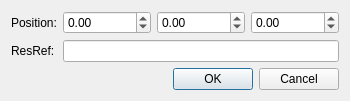
<?xml version="1.0" encoding="UTF-8"?>
<ui version="4.0">
 <class>Dialog</class>
 <widget class="QDialog" name="Dialog">
  <property name="geometry">
   <rect>
    <x>0</x>
    <y>0</y>
    <width>330</width>
    <height>97</height>
   </rect>
  </property>
  <property name="sizePolicy">
   <sizepolicy hsizetype="Fixed" vsizetype="Fixed">
    <horstretch>0</horstretch>
    <verstretch>0</verstretch>
   </sizepolicy>
  </property>
  <property name="windowTitle">
   <string>Edit Trigger</string>
  </property>
  <layout class="QVBoxLayout" name="verticalLayout">
   <item>
    <layout class="QFormLayout" name="formLayout">
     <item row="0" column="0">
      <widget class="QLabel" name="label">
       <property name="text">
        <string>Position:</string>
       </property>
      </widget>
     </item>
     <item row="0" column="1">
      <layout class="QHBoxLayout" name="horizontalLayout">
       <item>
        <widget class="QDoubleSpinBox" name="xPosSpin">
         <property name="minimum">
          <double>-1000000.000000000000000</double>
         </property>
         <property name="maximum">
          <double>1000000.000000000000000</double>
         </property>
        </widget>
       </item>
       <item>
        <widget class="QDoubleSpinBox" name="yPosSpin">
         <property name="minimum">
          <double>-1000000.000000000000000</double>
         </property>
         <property name="maximum">
          <double>1000000.000000000000000</double>
         </property>
        </widget>
       </item>
       <item>
        <widget class="QDoubleSpinBox" name="zPosSpin">
         <property name="minimum">
          <double>-1000000.000000000000000</double>
         </property>
         <property name="maximum">
          <double>1000000.000000000000000</double>
         </property>
        </widget>
       </item>
      </layout>
     </item>
     <item row="1" column="0">
      <widget class="QLabel" name="label_2">
       <property name="text">
        <string>ResRef:</string>
       </property>
      </widget>
     </item>
     <item row="1" column="1">
      <widget class="QLineEdit" name="resrefEdit">
       <property name="maxLength">
        <number>16</number>
       </property>
      </widget>
     </item>
    </layout>
   </item>
   <item>
    <widget class="QDialogButtonBox" name="buttonBox">
     <property name="orientation">
      <enum>Qt::Horizontal</enum>
     </property>
     <property name="standardButtons">
      <set>QDialogButtonBox::Cancel|QDialogButtonBox::Ok</set>
     </property>
    </widget>
   </item>
  </layout>
 </widget>
 <resources />
 <connections>
  <connection>
   <sender>buttonBox</sender>
   <signal>accepted()</signal>
   <receiver>Dialog</receiver>
   <slot>accept()</slot>
   <hints>
    <hint type="sourcelabel">
     <x>248</x>
     <y>254</y>
    </hint>
    <hint type="destinationlabel">
     <x>157</x>
     <y>274</y>
    </hint>
   </hints>
  </connection>
  <connection>
   <sender>buttonBox</sender>
   <signal>rejected()</signal>
   <receiver>Dialog</receiver>
   <slot>reject()</slot>
   <hints>
    <hint type="sourcelabel">
     <x>316</x>
     <y>260</y>
    </hint>
    <hint type="destinationlabel">
     <x>286</x>
     <y>274</y>
    </hint>
   </hints>
  </connection>
 </connections>
</ui>
